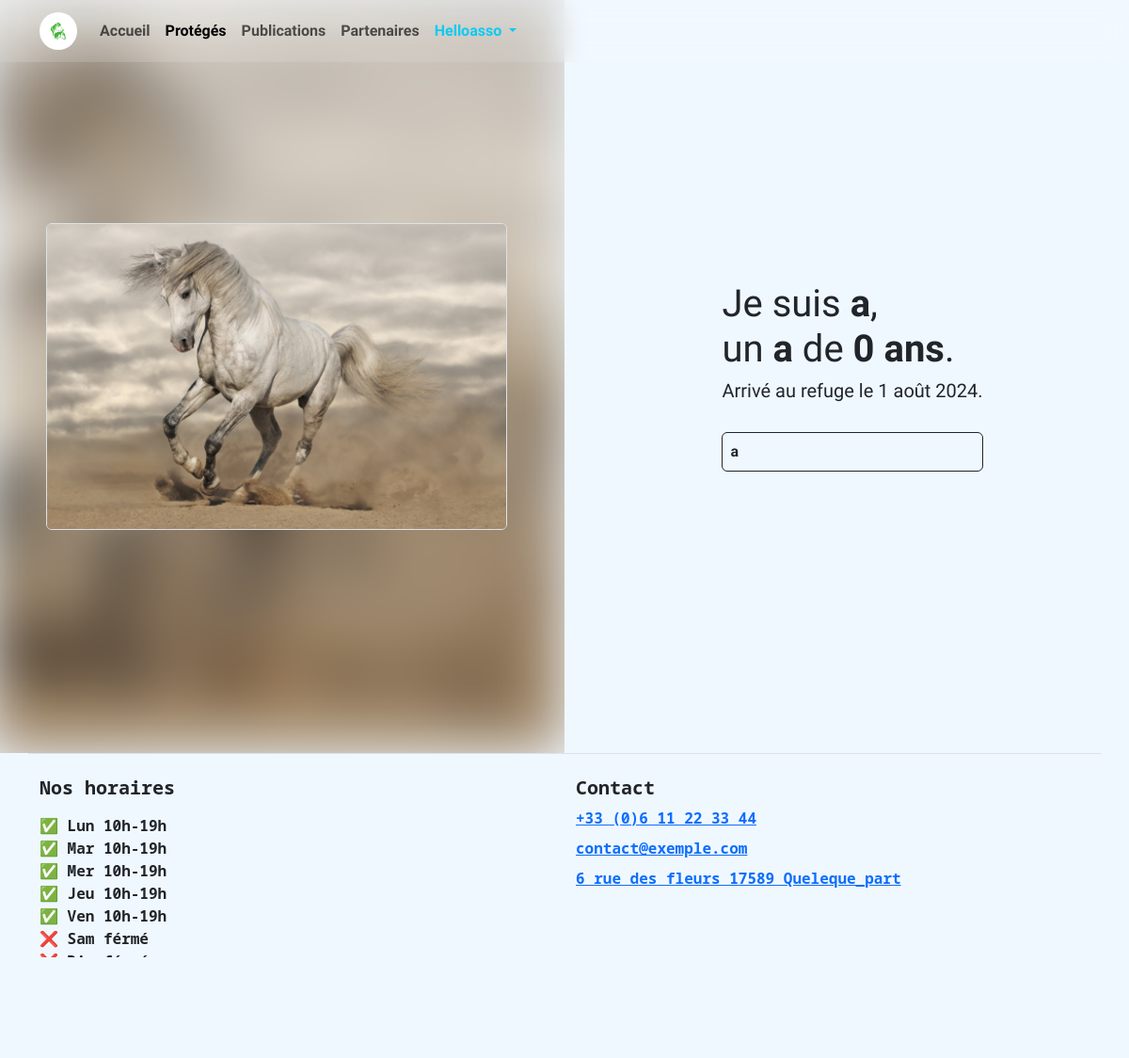
Page /protégés/a/ on the committed database.
### base/models/home.py (models this page shows, shortened)
class Home(m.Model):
    logo = m.FileField(verbose_name="Logo (en .SVG uniquement)", upload_to='Home/', validators=[FileExtensionValidator(['svg'])])
    home_text = m.TextField(verbose_name="Texte d'accueil", default="Bienvenue !")
    home_picture = m.FileField(verbose_name="Image d'accueil", upload_to='Home/', null=True, blank=True)
    location = m.CharField(max_length=255, verbose_name="Adresse", default="6 rue des fleurs 17589 Queleque_part")
    phone_number = m.CharField(max_length=20, verbose_name="Numéro de téléphone", default="+33 (0)6 11 22 33 44")
    email = m.EmailField(verbose_name="e-mail", default="contact@exemple.com")
    opening_hours = m.TextField(verbose_name="Horaire d'ouverture", default=horaires)
    adoption_text = m.TextField(verbose_name="texte d'adoption", blank=True)
    class Meta:
        verbose_name = 'Accueil'
        verbose_name_plural = verbose_name

### base/models/animals.py (models this page shows, shortened)
class Animal(m.Model):
    name = m.CharField(max_length=50, unique=True, verbose_name="Nom")
    slug = m.SlugField(max_length=50, unique=True)
    breed = m.CharField(max_length=50, verbose_name="Race")
    birth = m.DateField(verbose_name="Date de naissance")
    arrival = m.DateField(verbose_name="Date d'arrivé")
    departure = m.DateField(verbose_name="Date de départ", null=True, default=None, blank=True)
    profile = m.ImageField(upload_to=image_path, verbose_name="Photo de profile")
    description = m.TextField(max_length=460)
    sexe = m.CharField(max_length=1, choices=[
        ('F', 'Femelle'),
        ('M', 'Mâle'),
    ])
    class Meta:
        ordering = ['-arrival']
        verbose_name = 'Protégé'
    @property
    def age(self):
        today = now().date()
        age = int(
            today.year
            - self.birth.year
            - ((today.month, today.day) < (self.birth.month, self.birth.day))
        )
        return age
    @property
    def e(self):
        return 'e' if self.sexe == 'F' else ''

### base/views/animals.py (called while the page is built)
def animal(request, slug):
    the_animal = get_object_or_404(Animal, slug=slug)
    return render(request, 'animals/animal.html', context={'animal': the_animal})

### base/views/global_context.py (called while the page is built)
def global_data(request):
    header = {
        'Accueil': 'home',
        'Protégés': 'animals',
        'Publications': 'publications',
        'Partenaires': 'sponsors',
    }
    return {
        'header_list': header.items(),
        'home_stuffs': Home.objects.first(),
    }

### base/templates/animals/animal.html (shortened to what this page needs)
{% extends 'base/base.html' %}
{% load static %}
{% block css %}
<link rel="stylesheet" href="{% static 'css/animal.css' %}">
{% endblock %}
{% block content %}
<article class="row row-cols-1 row-cols-lg-2 vh-100">
    <div id="profile_picture" class="d-flex align-items-center p-0 justify-content-center" style="min-height: 20%">
        <img class="rounded border mt-5 m-lg-0" src="{{ animal.profile.url }}"
             alt="Photo de rofile de {{ animal.name }}" style="width: 80%">
    </div>
    <div class="d-flex flex-column align-items-center justify-content-center px-4 px-lg-5">
        {% with a=animal %}
        <div>
            <h1>
                Je suis <strong>{{ a.name }}</strong>,<br>
                un{{a.e}} <strong>{{ a.breed }}</strong> de <strong>{{ a.age }} an{{ a.age|pluralize }}</strong>.
            </h1>
            <h5>
                Arrivé{{a.e}} au refuge le {{ a.arrival }}.
            </h5>
            <br>
            <div class="border border-dark rounded p-2">
                {{ a.description }}
            </div>
        </div>
        {% endwith %}
    </div>
</article>
{% endblock %}

### base/templates/base/base.html (shortened to what this page needs)
{% load static %}
<!doctype html>
<html lang="fr">
<head>
    <link href="https://cdn.jsdelivr.net/npm/bootstrap@5.3.3/dist/css/bootstrap.min.css" rel="stylesheet"
>
    <link rel="stylesheet" href="{% static 'css/base.css' %}">
    {% block css %}
    {% endblock %}
</head>
<body>
{% include 'base/navbar.html' %}
<main class="{% block main-class %}container min-vh-100{% endblock %}"
      style="{% block main-style %}padding-top: 5rem{% endblock %}">
    {% block content %}
    {% endblock %}
</main>
{% include 'base/footer.html' %}
</body>
</html>

### base/templates/base/navbar.html (shortened to what this page needs)
<header class="fixed-top">
  <nav class="navbar navbar-expand-lg">
    <div class="container">
      <a class="navbar-brand nav_logo" href="{% url 'home' %}">
        <img src="{{ home_stuffs.logo.url }}" alt="Logo" width="40" height="40"
             class="d-inline-block align-text-center rounded-circle">
      </a>
      <div class="collapse navbar-collapse" id="navbarSupportedContent">
        <ul class="navbar-nav me-auto mb-2 mb-lg-0">
          {% for onglet, link in header_list %}
          <li class="nav-item">
            <a
                {% if request.resolver_match.url_name in link %}
                aria-current="page"
                class="nav-link active"
                {% else %}
                class="nav-link"
                {% endif %}
                href="{% url link %}">{{onglet}}
            </a>
          </li>
          {% endfor %}
          <li class="nav-item dropdown">
            <a class="nav-link dropdown-toggle text-info" href="#" role="button" data-bs-toggle="dropdown" aria-expanded="false">
              Helloasso
            </a>
          </li>
        </ul>
      </div>
    </div>
  </nav>
</header>

### base/templates/base/footer.html
{% load static %}
<footer class="pt-4 container border-top">
  <div class="row">
    <div class="col-12 col-md-6 mb-3">
      <h5>Nos horaires</h5>
      <p>{{ home_stuffs.opening_hours|linebreaks }}</p>
    </div>
    <div class="col-12 col-md-6 mb-3">
      <h5>Contact</h5>
      <ul class="nav flex-column">
        <li class="nav-item mb-2"><a href="tel:{{ home_stuffs.phone_number }}">{{ home_stuffs.phone_number }}</a></li>
        <li class="nav-item mb-2"><a href="mailto:{{ home_stuffs.email }}">{{ home_stuffs.email }}</a></li>
        <li class="nav-item mb-2"><a href="http://maps.google.com/?q={{ home_stuffs.location }}" target="_blank">{{ home_stuffs.location }}</a></li>
      </ul>
    </div>
    <div class="d-flex flex-column flex-sm-row justify-content-between pt-2 mt-2 border-top col-12">
      <p>© 2024</p>
      <ul class="list-unstyled d-flex">
        <li class="ms-3"><a class="link-dark" href="https://www.facebook.com/poneyschevauxcheznous" target="_blank">
          <img src="{% static 'img/Facebook_icon.svg' %}" style="height: 24px; width: 24px;">
        </a></li>
        <li class="ms-3"><a class="link-dark" href="https://www.instagram.com/pccn85" target="_blank">
          <img src="{% static 'img/Instagram_icon.svg' %}" style="height: 24px; width: 24px;">
        </a></li>
      </ul>
    </div>
</footer>

### base/static/css/base.css (style rules this page uses)
* { font-family: "Nunito Sans", sans-serif; font-optical-sizing: auto; font-weight: 600; font-style: normal; font-variation-settings: "wdth" 100, "YTLC" 500; }
header { background-color: white; border: 1px solid; }
.navbar li a { font-weight: 700; }
.nav_logo { font-weight: 800; font-variation-settings: "wdth" 125, "YTLC" 500; }
.nav_logo img { background-color: white; }
body { background-color: AliceBlue; position: relative; min-height: 100vh; z-index: -1000; }
footer * { font-family: "Noto Sans Mono", monospace; font-optical-sizing: auto; font-weight: 700; font-style: normal; font-variation-settings: "wdth" 87.5; }
footer h5 { font-weight: 800; }

### base/static/css/animal.css (style rules this page uses)
header { border: none; background: rgba(255, 255,255, 0.1); backdrop-filter: blur(12px); }
#profile_picture { position: relative; overflow: hidden; }
#profile_picture img { position: absolute; z-index: 2; }

### rows in the picture
Home: logo (picture), opening_hours "✅ Lun 10h-19h ✅ Mar 10h-19h ✅ Mer 10h-19h ✅ Jeu 10h-19h ✅ Ven 10h-19h ❌ Sam férmé ❌ Dim férmé", phone_number "+33 (0)6 11 22 33 44", email "contact@exemple.com", location "6 rue des fleurs 17589 Queleque_part"
Animal: profile (picture), name "a", breed "a", age "0", arrival "1 août 2024", description "a"

### other values in the picture
{{ onglet }} "Accueil" "Protégés" "Publications" "Partenaires"
